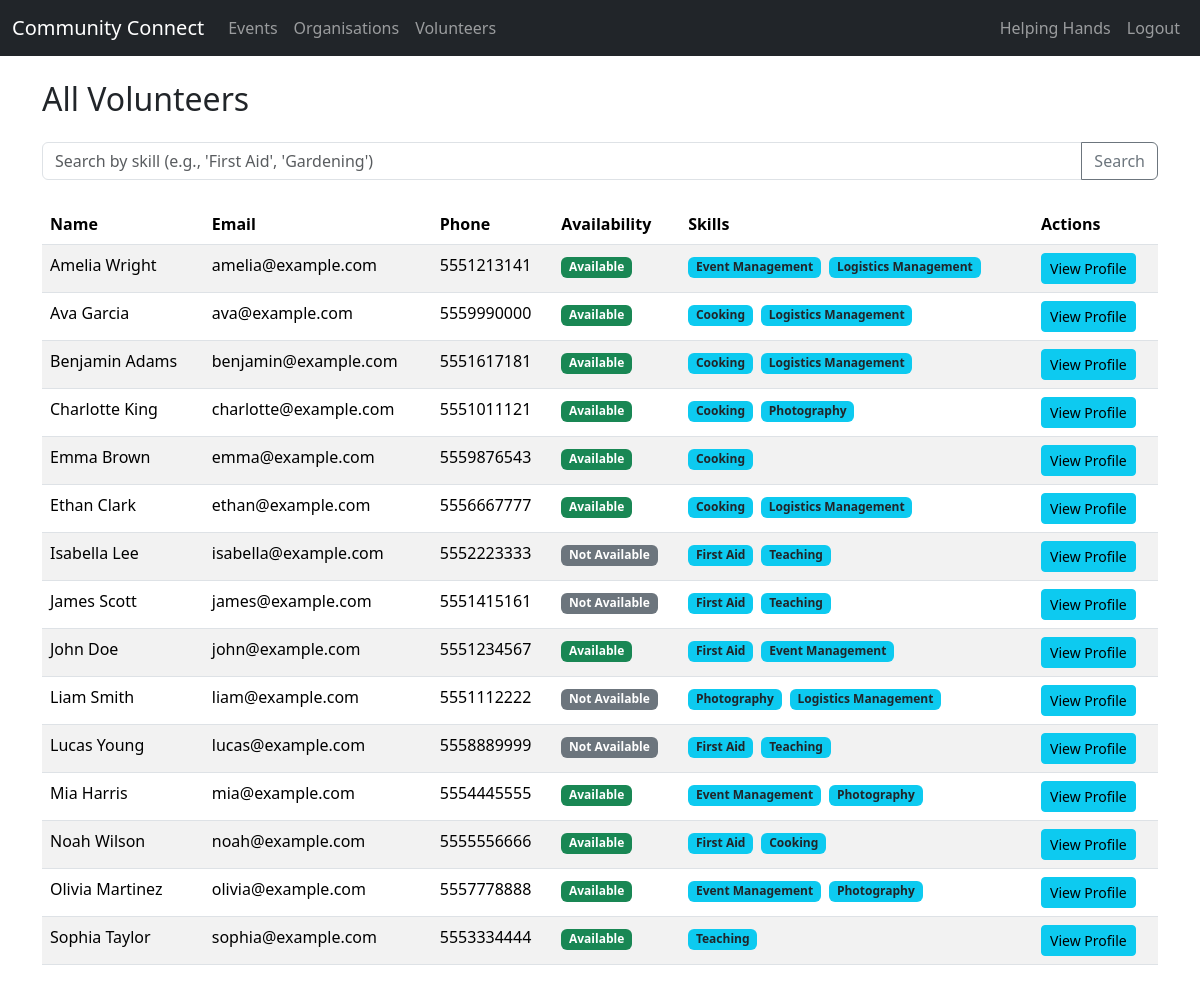
Page /volunteers (signed in) on the earlier database version.
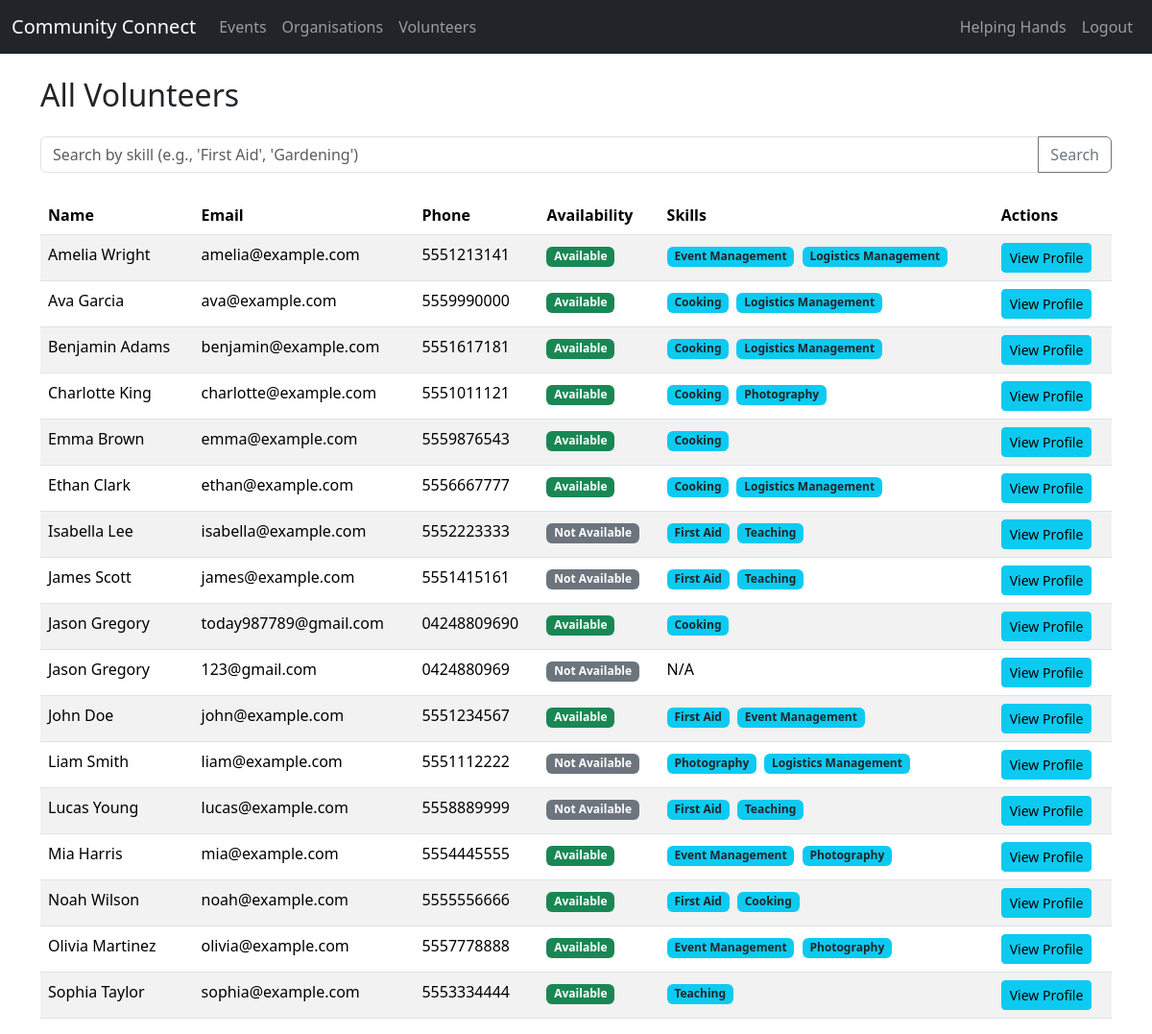
Same page on the later database version.
### tables this page shows
CREATE TABLE Volunteers (
    VolunteerID INTEGER PRIMARY KEY AUTOINCREMENT,
    FirstName TEXT NOT NULL,
    LastName TEXT NOT NULL,
    Email TEXT UNIQUE,
    Password TEXT,
    Phone TEXT,
    Address TEXT,
    DateOfBirth DATE,
    Availability BOOLEAN,
    ProfilePhoto TEXT,
    EmergencyContact TEXT
);

### app.py (the view)
@app.route("/volunteers")
@login_required
def list_volunteers():
    db = get_db()
    search_query = request.args.get('q', '')
    query = """
        SELECT
            V.VolunteerID,
            V.FirstName,
            V.LastName,
            V.Email,
            V.Phone,
            V.Availability,
            GROUP_CONCAT(S.Name) AS Skills
        FROM
            Volunteers V
        LEFT JOIN
            VolunteerSkills VS ON V.VolunteerID = VS.VolunteerID
        LEFT JOIN
            Skills S ON VS.SkillID = S.SkillID
    """
    params = []
    if search_query:
        query += " WHERE S.Name LIKE ?"
        params.append('%' + search_query + '%')
    query += " GROUP BY V.VolunteerID ORDER BY V.FirstName"
    volunteers = db.execute(query, params).fetchall()
    return render_template("list_volunteers.html", volunteers=volunteers, query=search_query)

### app.py (called while the page is built)
def get_db():
    db = getattr(g, "_database", None)
    if db is None:
        db = g._database = sqlite3.connect(DATABASE)
        db.row_factory = sqlite3.Row
    return db

@app.teardown_appcontext
def close_connection(exception):
    db = getattr(g, "_database", None)
    if db is not None:
        db.close()

def login_required(f):
    @wraps(f)
    def decorated_function(*args, **kwargs):
        if "user_id" not in session:
            flash("Please log in first.", "error")
            return redirect(url_for("login"))
        return f(*args, **kwargs)
    return decorated_function

### templates/list_volunteers.html
{% extends "base.html" %}
{% block content %}
<h2 class="mb-4">All Volunteers</h2>
<form method="GET" action="{{ url_for('list_volunteers') }}" class="mb-4">
    <div class="input-group">
        <input type="text" name="q" class="form-control" placeholder="Search by skill (e.g., 'First Aid', 'Gardening')" value="{{ query }}">
        <button class="btn btn-outline-secondary" type="submit">Search</button>
    </div>
</form>
<table class="table table-striped">
    <thead>
        <tr>
            <th>Name</th>
            <th>Email</th>
            <th>Phone</th>
            <th>Availability</th>
            <th>Skills</th>
            <th>Actions</th>
        </tr>
    </thead>
    <tbody>
        {% for volunteer in volunteers %}
        <tr>
            <td>{{ volunteer.FirstName }} {{ volunteer.LastName }}</td>
            <td>{{ volunteer.Email }}</td>
            <td>{{ volunteer.Phone or 'N/A' }}</td>
            <td>
                {% if volunteer.Availability %}
                    <span class="badge bg-success">Available</span>
                {% else %}
                    <span class="badge bg-secondary">Not Available</span>
                {% endif %}
            </td>
            <td>
                {% if volunteer.Skills %}
                    {% for skill in volunteer.Skills.split(',') %}
                        <span class="badge bg-info text-dark me-1">{{ skill.strip() }}</span>
                    {% endfor %}
                {% else %}
                    N/A
                {% endif %}
            </td>
            <td>
                <a href="{{ url_for('view_volunteer_profile', volunteer_id=volunteer.VolunteerID) }}" class="btn btn-sm btn-info">View Profile</a>
            </td>
        </tr>
        {% else %}
        <tr>
            <td colspan="6">No volunteers found matching your search.</td>
        </tr>
        {% endfor %}
    </tbody>
</table>
{% endblock %}

### templates/base.html (shortened to what this page needs)
<!doctype html>
<html lang="en">
  <head>
    <link href="https://cdn.jsdelivr.net/npm/bootstrap@5.3.3/dist/css/bootstrap.min.css" rel="stylesheet">
  </head>
  <body>
    <nav class="navbar navbar-expand-lg navbar-dark bg-dark">
      <div class="container-fluid">
        <a class="navbar-brand" href="{{ url_for('index') }}">Community Connect</a>
        <div class="collapse navbar-collapse" id="navbarNav">
          <ul class="navbar-nav me-auto">
            <li class="nav-item">
              <a class="nav-link" href="{{ url_for('list_events') }}">Events</a>
            </li>
            <li class="nav-item">
              <a class="nav-link" href="{{ url_for('list_orgs') }}">Organisations</a>
            </li>
            <li class="nav-item">
              <a class="nav-link" href="{{ url_for('list_volunteers') }}">Volunteers</a>
            </li>
          </ul>
          <ul class="navbar-nav">
            {% if 'user_id' in session %}
              <li class="nav-item">
                <a class="nav-link" href="{{ url_for(session.account_type + '_dashboard') }}">{{ session.get('name', 'Dashboard') }}</a>
              </li>
              <li class="nav-item">
                <a class="nav-link" href="{{ url_for('logout') }}">Logout</a>
              </li>
            {% endif %}
          </ul>
        </div>
      </div>
    </nav>
    <div class="container mt-4">
      {% block content %}{% endblock %}
    </div>
  </body>
</html>

Differences in the rows shown:
added Volunteers: FirstName "Jason", LastName "Gregory", Email "today987789@gmail.com", Phone "04248809690", Availability "Available", strip "Cooking"
added Volunteers: FirstName "Jason", LastName "Gregory", Email "123@gmail.com", Phone "0424880969", Availability "Not Available", shows "N/A"
